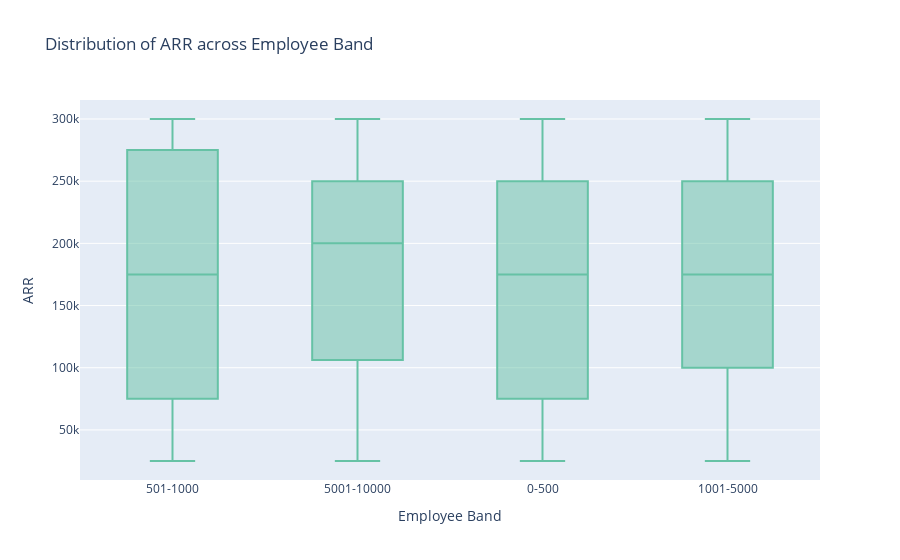

Notebook source saved alongside this figure:
### Code cell
# Bivariate Analysis:
#Relationship between ARR and Employee Band
fig = px.box(df, x='Employee Band', y='ARR', color_discrete_sequence=px.colors.qualitative.Set2, title='Distribution of ARR across Employee Band')
fig.show()

### Figure 1 — Plotly figure (JSON) as saved in the notebook; plotly's stock layout.template omitted (floating-point values rounded to 4 significant figures; data arrays with more than 128 entries replaced by an {"elided": "..."} marker saying what was removed)
{"data": [{"alignmentgroup": "True", "hovertemplate": "Employee Band=%{x}<br>ARR=%{y}<extra></extra>", "legendgroup": "", "marker": {"color": "rgb(102,194,165)"}, "name": "", "notched": false, "offsetgroup": "", "orientation": "v", "showlegend": false, "type": "box", "x": {"elided": "499 str values"}, "x0": " ", "xaxis": "x", "y": {"elided": "499 int values"}, "y0": " ", "yaxis": "y"}], "layout": {"boxmode": "group", "legend": {"tracegroupgap": 0}, "title": {"text": "Distribution of ARR across Employee Band"}, "xaxis": {"anchor": "y", "domain": [0, 1], "title": {"text": "Employee Band"}}, "yaxis": {"anchor": "x", "domain": [0, 1], "title": {"text": "ARR"}}}}
